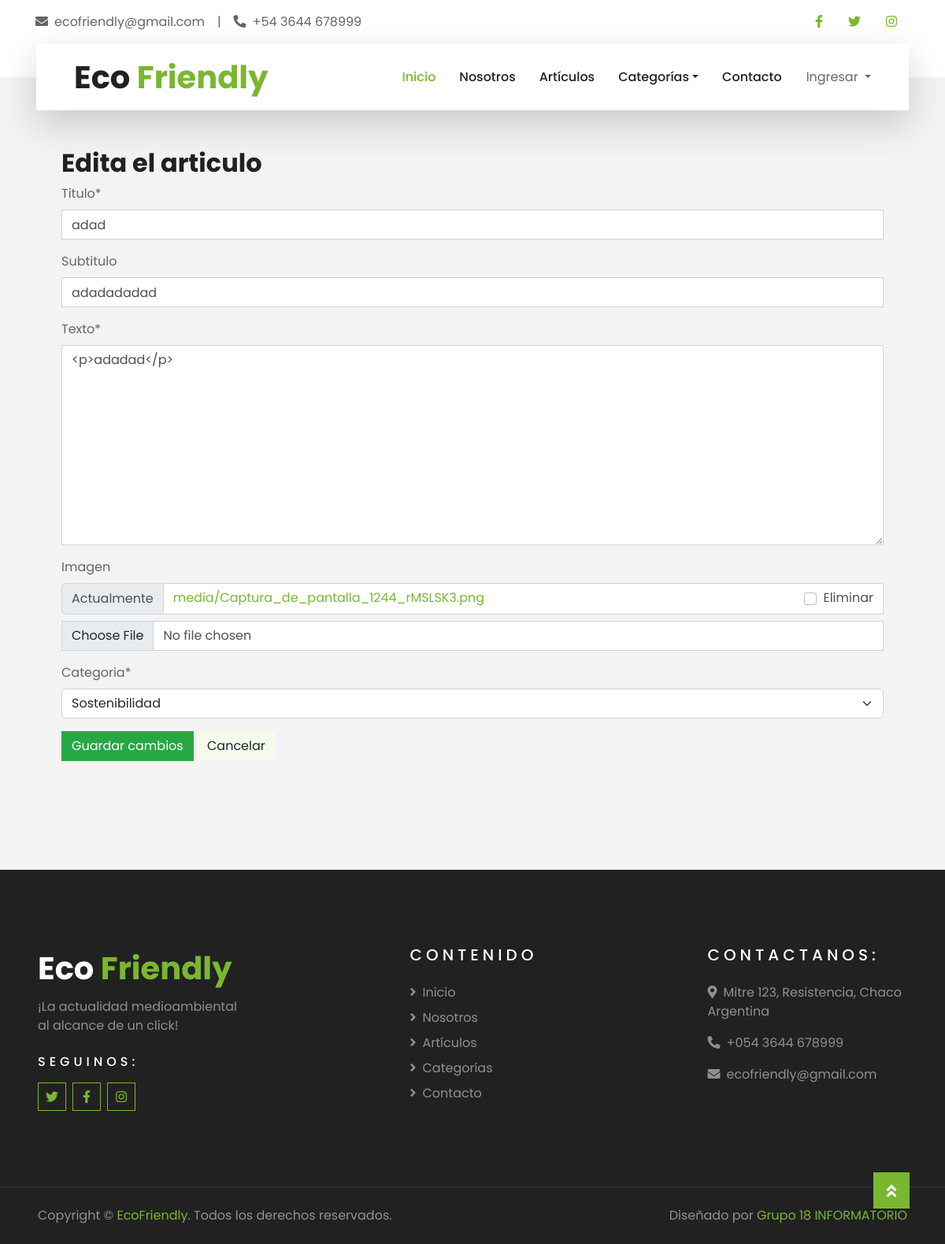
The page /posts/posts/8/edit/ (signed in) on the database as committed earlier.
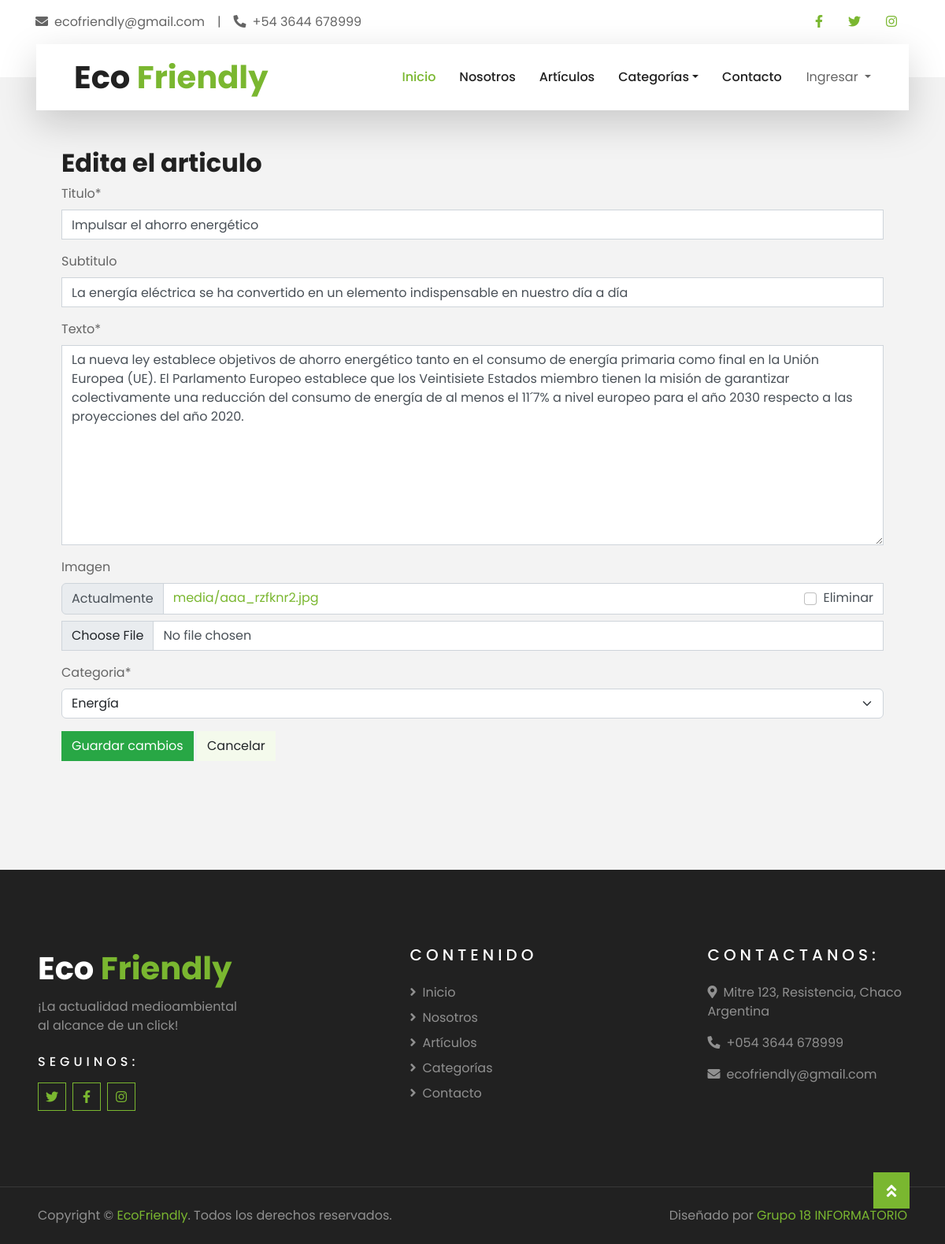
The same page on the database as committed later.
### apps/posts/models.py (models this page shows, shortened)
class Post(models.Model):
    titulo = models.CharField(max_length=50,null=False)
    subtitulo = models.CharField(max_length=100,null =False, blank=True)
    fecha = models.DateTimeField(auto_now_add=True)
    texto = models.TextField(null=False)
    activo = models.BooleanField(default=True)
    categoria = models.ForeignKey(Categoria, on_delete=models.SET_NULL, null=True, default='Sin categoria')
    imagen = models.ImageField(null=True, blank=True, upload_to='media', default='static/post_default.png')
    publicado = models.DateTimeField(default=timezone.now)
    autor = models.ForeignKey(settings.AUTH_USER_MODEL, on_delete=models.CASCADE, null=True)
    likes = models.ManyToManyField(settings.AUTH_USER_MODEL, related_name='likes_post', blank=True)
    class Meta:
        ordering = ('-publicado',)
    def get_absolute_url(self):
        return reverse('posts:post_individual', args=[self.pk])

### apps/posts/views.py (the view)
# urls.py: path('posts/<int:pk>/edit/', views.EditarPost, name='editarPost'),
def EditarPost(request, pk):
    if not request.user.is_staff:
        messages.error(request, 'No tienes permiso para estar aquí')
        return redirect('index')
    posts = get_object_or_404(Post, pk=pk)
    if request.method == 'POST':
        form = PostForm(request.POST, request.FILES, instance=posts)
        if form.is_valid():
            form.save()
            return redirect('posts:post_individual', id=pk)
    else:
        form = PostForm(instance=posts)
    context = {
        'form': form,
    }
    return render(request, 'posts/editarPost.html', context)

### apps/posts/forms.py
class PostForm(forms.ModelForm):
    class Meta:
        model = Post
        fields = ['titulo', 'subtitulo', 'texto', 'imagen', 'categoria']

### apps/posts/models.py (called while the page is built)
    def __str__(self):
        return self.nombre

    def get_filterby_url(self):
        return f"{reverse('posts:posts')}?categoria_id={self.pk}"

### blog/context_processors.py (called while the page is built)
def blog_context(request):
    data = {
        'app_name': 'Eco Friendly',
        'categorias': Categoria.objects.all()
    }
    return data

### blog/templatetags/path_tags.py (called while the page is built)
@register.simple_tag(takes_context=True)
def confirm_logout_path(context):
    request = context.get("request")
    current_path = request.path
    if current_path not in list(common_urls.values()):
        return common_urls["confirm_logout"] + f"?next={current_path}"
    return common_urls["confirm_logout"]

### templates/posts/editarPost.html (shortened to what this page needs)
{% extends 'base.html' %}
{% load static %}
{% load crispy_forms_tags %}
{% block contenido %}
<div class="container p-5">
    <h2>Edita el articulo</h2>
    <form method="POST" enctype="multipart/form-data">
        {{ form|crispy }}
        <button class="btn btn-success" type="submit">Guardar cambios</button>
        <a class="btn btn-secondary" href="{{form.instance.get_absolute_url}}">Cancelar</a>
    </form>
</div>
{% endblock contenido %}

Rows that differ between the two databases and show on the page:
changed Post: titulo "adad" → "Impulsar el ahorro energético"; subtitulo "adadadadad" → "La energía eléctrica se ha convertido en un elemento indispensable en nuestro día a día"; texto "<p>adadad</p>" → "La nueva ley establece objetivos de ahorro energético tanto en el consumo de energía primaria como final en la Unión Europea (UE). El Parlamento Europeo establece que los Veintisiete Estados miembro tienen la misión de garantizar colectivamente una reducción del consumo de energía de al menos el 11´7% a nivel europeo para el año 2030 respecto a las proyecciones del año 2020."; categoria "Sostenibilidad" → "Energía"
Other text that changed with them:
text no longer shown: "Titulo * Subtitulo Texto * Imagen Actualmente media/Captura_de_pantalla_1244_rMSLSK3.png Eliminar Categoria *"
text now shown: "Titulo * Subtitulo Texto * Imagen Actualmente media/aaa_rzfknr2.jpg Eliminar Categoria *"
